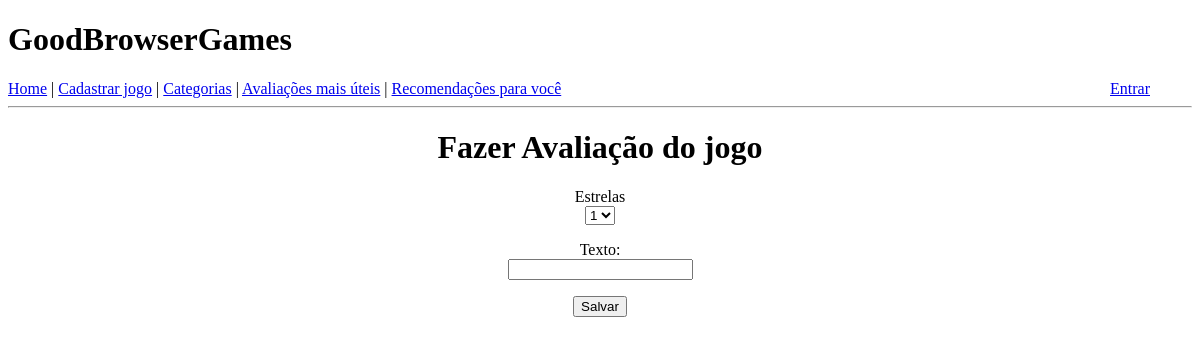
The app's page /fazer-avaliacao/4, older data.
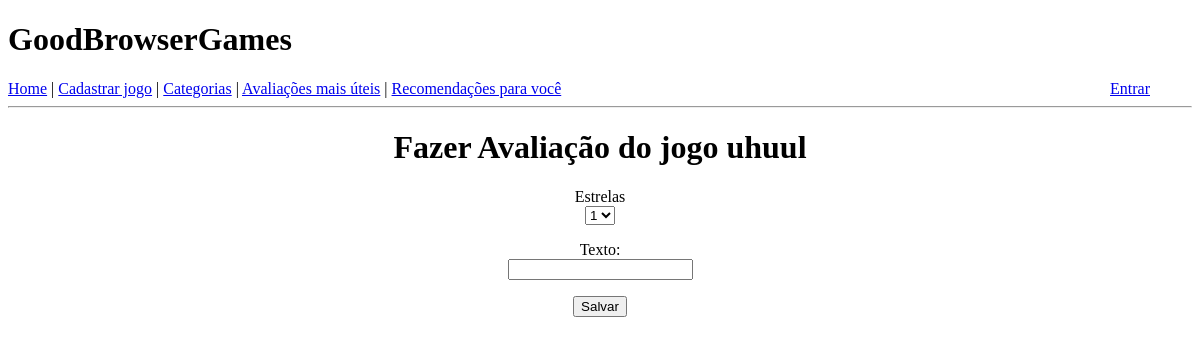
The same page, newer data.
### app/models.py (models this page shows)
class Jogo(db.Model):
    id = db.Column(db.Integer, primary_key=True)
    nome = db.Column(db.String(128), index=True, )
    categoria = db.Column(db.String(64), index=True)
    url_jogo = db.Column(db.String, index=True)
    url_video = db.Column(db.String, index=True)
    url_imagem = db.Column(db.String, index=True)
    descricao = db.Column(db.String, index=True)

### app/routes.py (the view, shortened to what this page needs)
@app.route("/fazer-avaliacao/<jogo_id>", methods=["GET", "POST"])
def fazer_avaliacao(jogo_id):
    form = FazerAvaliacao()
    jogo = Jogo.query.filter_by(id=jogo_id).first()
    return render_template("fazer_avaliacao.html", form=form, jogo=jogo)

### app/forms.py
class FazerAvaliacao(FlaskForm):
    opcoes_de_estrelas = [
        (1, "1"),
        (2, "2"),
        (3, "3"),
        (4, "4"),
        (5, "5"),
    ]
    estrelas = SelectField("Estrelas", choices=opcoes_de_estrelas, validators=[DataRequired()])
    texto = StringField("Texto:", validators=[DataRequired()])
    submit = SubmitField("Salvar")

### app/templates/fazer_avaliacao.html (shortened to what this page needs)
{% extends "base.html" %}
{% block content %}
    <div id="container">
        <h1>Fazer Avaliação do jogo {{ jogo.nome }}</h1>
        <form action="" method="post">
            <p>
                {{ form.estrelas.label }}<br>
                {{ form.estrelas }}<br>
            </p>
            <p>
                {{ form.texto.label }}<br>
                {{ form.texto }}<br>
            </p>
            <p>{{ form.submit() }}</p>
        </form>
    </div>
{% endblock %}

Row changes from the older to the newer data that the page shows:
added Jogo: nome "uhuul"
